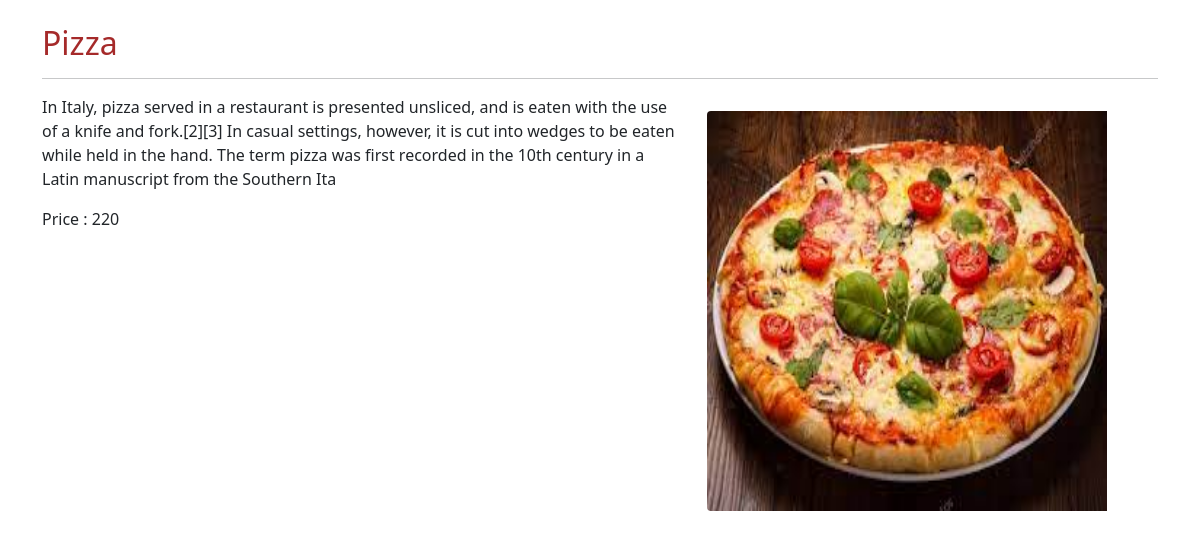
The page /fooddesk/1 (signed in) on the database its author committed.
### foodfest/models.py (models this page shows, shortened)
class Product(models.Model):
    id = models.AutoField(primary_key=True)
    name = models.CharField(max_length=50)
    category = models.CharField(max_length=50, default="")
    price = models.IntegerField(default=0)
    desc = models.CharField(max_length=300)
    image = models.ImageField(upload_to='food/images', default="")

### foodfest/views.py (the view)
# urls.py: path('fooddesk/<id>', views.fooddesk,name='fooddesk'),
@login_required(login_url='signin')
def fooddesk(request,id):
    food=Product.objects.filter(id=id).first()
    context={'food':food}
    return render(request,'foodfest/fooddesk.html',context)

### foodfest/templates/foodfest/fooddesk.html (shortened to what this page needs)
<!doctype html>
<html lang="en">
  <head>
    <link href="https://cdn.jsdelivr.net/npm/bootstrap@5.1.3/dist/css/bootstrap.min.css" rel="stylesheet">
  </head>
  <body>
    <div class="container marketing mt-4">
        <h2 class="featurette-heading" id="head1">{{food.name}}</h2>
        <hr class="featurette-divider">
        <div class="row featurette">
          <div class="col-md-7">
            <p id="para2" class="lead">{{food.desc}}</p>
            <p id="para2" class="lead">Price : <strong>{{food.price}}</strong></p>
          </div>
          <div class="col-md-5">
            <img src="/media/{{food.image}}" class="img-fluid rounded-start mt-3" alt="..." style="height: 400px; width: 400px;">
          </div>
        </div>
    </div>
  </body>
</html>

### foodfest/templates/foodfest/fooddesk.html (style rules this page uses)
#para2 { font-size: 1rem; }
#head1 { font-size: 2rem; color: brown; }

### rows shown on the page
Product: name "Pizza", desc "In Italy, pizza served in a restaurant is presented unsliced, and is eaten with the use of a knife and fork.[2][3] In casual settings, however, it is cut into wedges to be eaten while held in the hand. The term pizza was first recorded in the 10th century in a Latin manuscript from the Southern Ita", price "220", image (picture)
